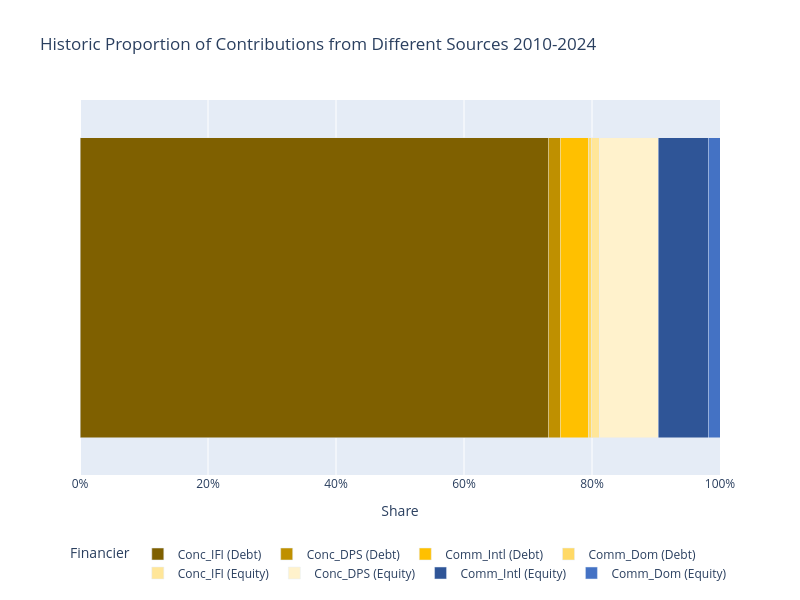
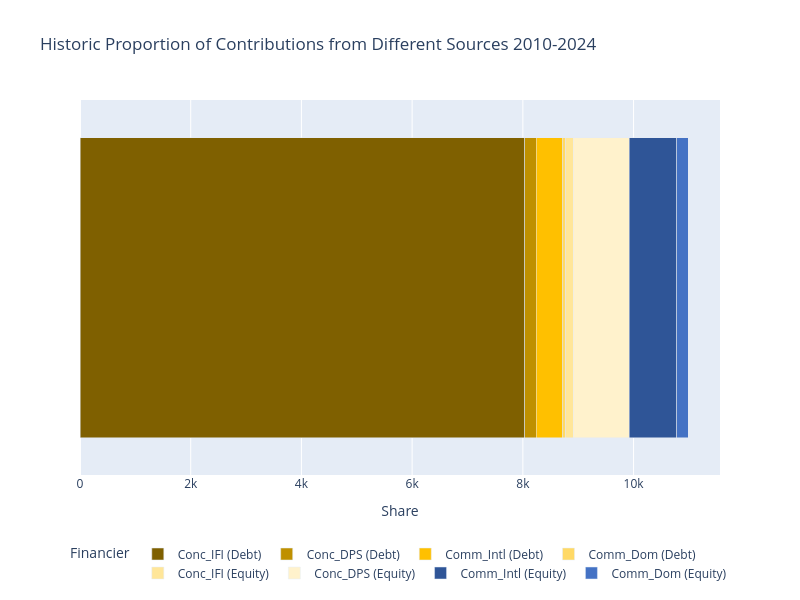

The notebook cell these images were saved under, in order:
### Code cell
types = ["Conc_IFI", "Conc_DPS", "Comm_Intl", "Comm_Dom"]
df_source_share = repayment_statistics.loc[(["Debt","Equity"],types),"Volume (USD)"]

df_source_share = df_source_share.reset_index() # reset multi-level index to single level
#  ["level_0", "level_1", "value"]

df_source_share["merged"] = df_source_share["level_1"] + " (" + df_source_share["level_0"] + ")"

color_map_source_share = ["#7f6000", "#bf9000", "#ffc000","#ffd966","#ffe699","#fff2cc","#2f5597","#4472c4"]
color_map_source_share = {k:v for k,v in zip(df_source_share["merged"].unique(), color_map_source_share)}

df_source_share_plot = pd.DataFrame({
    "Financier": df_source_share["merged"],
    "Share": df_source_share["Volume (USD)"]/df_source_share["Volume (USD)"].sum()
})
df_source_share_plot[""] = ""
fig = single_bar_plot(df_source_share_plot, "Share", "", color_map_source_share, "Historic Proportion of Contributions from Different Sources 2010-2024", {"Share": "Percentage", "Row": ""})

save_figure(fig)
fig.show()

df_source_share_plot = pd.DataFrame({
    "Financier": df_source_share["merged"],
    "Share": df_source_share["Volume (USD)"]
})
df_source_share_plot[""] = ""
fig = single_bar_plot(df_source_share_plot, "Share", "", color_map_source_share,  "Historic Proportion of Contributions from Different Sources 2010-2024", {"Share": "Percentage", "Row": ""})

save_figure(fig)
fig.show()

### Figure 1 — Plotly figure (JSON) as saved in the notebook; plotly's stock layout.template omitted (floating-point values rounded to 4 significant figures)
{"data": [{"alignmentgroup": "True", "hovertemplate": "Financier=Conc_IFI (Debt)<br>Share=%{x}<br>=%{y}<extra></extra>", "legendgroup": "Conc_IFI (Debt)", "marker": {"color": "#7f6000", "pattern": {"shape": ""}}, "name": "Conc_IFI (Debt)", "offsetgroup": "Conc_IFI (Debt)", "orientation": "h", "showlegend": true, "textposition": "auto", "type": "bar", "x": [0.7315], "xaxis": "x", "y": [""], "yaxis": "y"}, {"alignmentgroup": "True", "hovertemplate": "Financier=Conc_DPS (Debt)<br>Share=%{x}<br>=%{y}<extra></extra>", "legendgroup": "Conc_DPS (Debt)", "marker": {"color": "#bf9000", "pattern": {"shape": ""}}, "name": "Conc_DPS (Debt)", "offsetgroup": "Conc_DPS (Debt)", "orientation": "h", "showlegend": true, "textposition": "auto", "type": "bar", "x": [0.01875], "xaxis": "x", "y": [""], "yaxis": "y"}, {"alignmentgroup": "True", "hovertemplate": "Financier=Comm_Intl (Debt)<br>Share=%{x}<br>=%{y}<extra></extra>", "legendgroup": "Comm_Intl (Debt)", "marker": {"color": "#ffc000", "pattern": {"shape": ""}}, "name": "Comm_Intl (Debt)", "offsetgroup": "Comm_Intl (Debt)", "orientation": "h", "showlegend": true, "textposition": "auto", "type": "bar", "x": [0.04407], "xaxis": "x", "y": [""], "yaxis": "y"}, {"alignmentgroup": "True", "hovertemplate": "Financier=Comm_Dom (Debt)<br>Share=%{x}<br>=%{y}<extra></extra>", "legendgroup": "Comm_Dom (Debt)", "marker": {"color": "#ffd966", "pattern": {"shape": ""}}, "name": "Comm_Dom (Debt)", "offsetgroup": "Comm_Dom (Debt)", "orientation": "h", "showlegend": true, "textposition": "auto", "type": "bar", "x": [0.00468], "xaxis": "x", "y": [""], "yaxis": "y"}, {"alignmentgroup": "True", "hovertemplate": "Financier=Conc_IFI (Equity)<br>Share=%{x}<br>=%{y}<extra></extra>", "legendgroup": "Conc_IFI (Equity)", "marker": {"color": "#ffe699", "pattern": {"shape": ""}}, "name": "Conc_IFI (Equity)", "offsetgroup": "Conc_IFI (Equity)", "orientation": "h", "showlegend": true, "textposition": "auto", "type": "bar", "x": [0.01234], "xaxis": "x", "y": [""], "yaxis": "y"}, {"alignmentgroup": "True", "hovertemplate": "Financier=Conc_DPS (Equity)<br>Share=%{x}<br>=%{y}<extra></extra>", "legendgroup": "Conc_DPS (Equity)", "marker": {"color": "#fff2cc", "pattern": {"shape": ""}}, "name": "Conc_DPS (Equity)", "offsetgroup": "Conc_DPS (Equity)", "orientation": "h", "showlegend": true, "textposition": "auto", "type": "bar", "x": [0.09234], "xaxis": "x", "y": [""], "yaxis": "y"}, {"alignmentgroup": "True", "hovertemplate": "Financier=Comm_Intl (Equity)<br>Share=%{x}<br>=%{y}<extra></extra>", "legendgroup": "Comm_Intl (Equity)", "marker": {"color": "#2f5597", "pattern": {"shape": ""}}, "name": "Comm_Intl (Equity)", "offsetgroup": "Comm_Intl (Equity)", "orientation": "h", "showlegend": true, "textposition": "auto", "type": "bar", "x": [0.07774], "xaxis": "x", "y": [""], "yaxis": "y"}, {"alignmentgroup": "True", "hovertemplate": "Financier=Comm_Dom (Equity)<br>Share=%{x}<br>=%{y}<extra></extra>", "legendgroup": "Comm_Dom (Equity)", "marker": {"color": "#4472c4", "pattern": {"shape": ""}}, "name": "Comm_Dom (Equity)", "offsetgroup": "Comm_Dom (Equity)", "orientation": "h", "showlegend": true, "textposition": "auto", "type": "bar", "x": [0.0186], "xaxis": "x", "y": [""], "yaxis": "y"}], "layout": {"barmode": "stack", "height": 600, "legend": {"orientation": "h", "title": {"text": "Financier"}, "tracegroupgap": 0, "x": 0.5, "xanchor": "center", "y": -0.3, "yanchor": "bottom"}, "title": {"text": "Historic Proportion of Contributions from Different Sources 2010-2024"}, "width": 800, "xaxis": {"anchor": "y", "domain": [0, 1], "range": [0, 1], "tickformat": ".0%", "title": {"text": "Share"}}, "yaxis": {"anchor": "x", "domain": [0, 1], "title": {"text": ""}}}}

### Figure 2 — Plotly figure (JSON) as saved in the notebook; plotly's stock layout.template omitted (floating-point values rounded to 4 significant figures)
{"data": [{"alignmentgroup": "True", "hovertemplate": "Financier=Conc_IFI (Debt)<br>Share=%{x}<br>=%{y}<extra></extra>", "legendgroup": "Conc_IFI (Debt)", "marker": {"color": "#7f6000", "pattern": {"shape": ""}}, "name": "Conc_IFI (Debt)", "offsetgroup": "Conc_IFI (Debt)", "orientation": "h", "showlegend": true, "textposition": "auto", "type": "bar", "x": [8034.0], "xaxis": "x", "y": [""], "yaxis": "y"}, {"alignmentgroup": "True", "hovertemplate": "Financier=Conc_DPS (Debt)<br>Share=%{x}<br>=%{y}<extra></extra>", "legendgroup": "Conc_DPS (Debt)", "marker": {"color": "#bf9000", "pattern": {"shape": ""}}, "name": "Conc_DPS (Debt)", "offsetgroup": "Conc_DPS (Debt)", "orientation": "h", "showlegend": true, "textposition": "auto", "type": "bar", "x": [206.0], "xaxis": "x", "y": [""], "yaxis": "y"}, {"alignmentgroup": "True", "hovertemplate": "Financier=Comm_Intl (Debt)<br>Share=%{x}<br>=%{y}<extra></extra>", "legendgroup": "Comm_Intl (Debt)", "marker": {"color": "#ffc000", "pattern": {"shape": ""}}, "name": "Comm_Intl (Debt)", "offsetgroup": "Comm_Intl (Debt)", "orientation": "h", "showlegend": true, "textposition": "auto", "type": "bar", "x": [484.0], "xaxis": "x", "y": [""], "yaxis": "y"}, {"alignmentgroup": "True", "hovertemplate": "Financier=Comm_Dom (Debt)<br>Share=%{x}<br>=%{y}<extra></extra>", "legendgroup": "Comm_Dom (Debt)", "marker": {"color": "#ffd966", "pattern": {"shape": ""}}, "name": "Comm_Dom (Debt)", "offsetgroup": "Comm_Dom (Debt)", "orientation": "h", "showlegend": true, "textposition": "auto", "type": "bar", "x": [51.4], "xaxis": "x", "y": [""], "yaxis": "y"}, {"alignmentgroup": "True", "hovertemplate": "Financier=Conc_IFI (Equity)<br>Share=%{x}<br>=%{y}<extra></extra>", "legendgroup": "Conc_IFI (Equity)", "marker": {"color": "#ffe699", "pattern": {"shape": ""}}, "name": "Conc_IFI (Equity)", "offsetgroup": "Conc_IFI (Equity)", "orientation": "h", "showlegend": true, "textposition": "auto", "type": "bar", "x": [135.5], "xaxis": "x", "y": [""], "yaxis": "y"}, {"alignmentgroup": "True", "hovertemplate": "Financier=Conc_DPS (Equity)<br>Share=%{x}<br>=%{y}<extra></extra>", "legendgroup": "Conc_DPS (Equity)", "marker": {"color": "#fff2cc", "pattern": {"shape": ""}}, "name": "Conc_DPS (Equity)", "offsetgroup": "Conc_DPS (Equity)", "orientation": "h", "showlegend": true, "textposition": "auto", "type": "bar", "x": [1014.0], "xaxis": "x", "y": [""], "yaxis": "y"}, {"alignmentgroup": "True", "hovertemplate": "Financier=Comm_Intl (Equity)<br>Share=%{x}<br>=%{y}<extra></extra>", "legendgroup": "Comm_Intl (Equity)", "marker": {"color": "#2f5597", "pattern": {"shape": ""}}, "name": "Comm_Intl (Equity)", "offsetgroup": "Comm_Intl (Equity)", "orientation": "h", "showlegend": true, "textposition": "auto", "type": "bar", "x": [853.9], "xaxis": "x", "y": [""], "yaxis": "y"}, {"alignmentgroup": "True", "hovertemplate": "Financier=Comm_Dom (Equity)<br>Share=%{x}<br>=%{y}<extra></extra>", "legendgroup": "Comm_Dom (Equity)", "marker": {"color": "#4472c4", "pattern": {"shape": ""}}, "name": "Comm_Dom (Equity)", "offsetgroup": "Comm_Dom (Equity)", "orientation": "h", "showlegend": true, "textposition": "auto", "type": "bar", "x": [204.2], "xaxis": "x", "y": [""], "yaxis": "y"}], "layout": {"barmode": "stack", "height": 600, "legend": {"orientation": "h", "title": {"text": "Financier"}, "tracegroupgap": 0, "x": 0.5, "xanchor": "center", "y": -0.3, "yanchor": "bottom"}, "title": {"text": "Historic Proportion of Contributions from Different Sources 2010-2024"}, "width": 800, "xaxis": {"anchor": "y", "domain": [0, 1], "title": {"text": "Share"}}, "yaxis": {"anchor": "x", "domain": [0, 1], "title": {"text": ""}}}}
